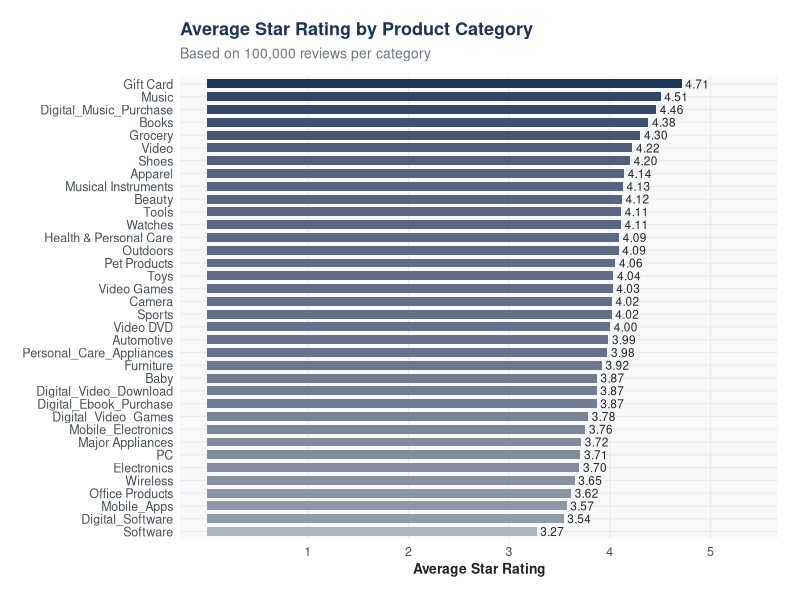
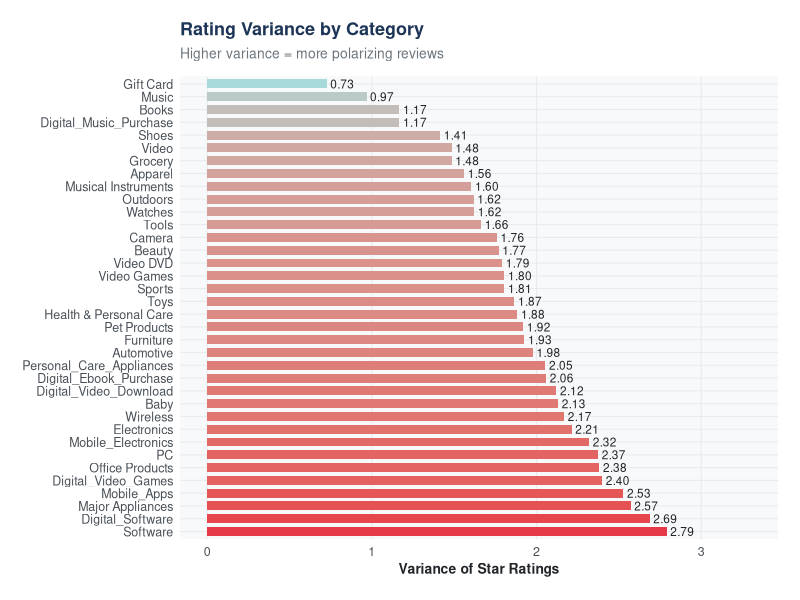
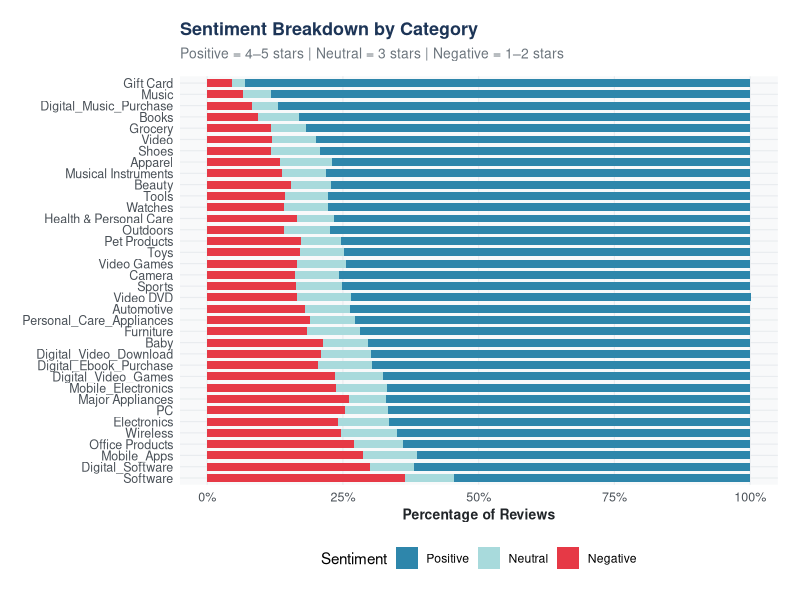
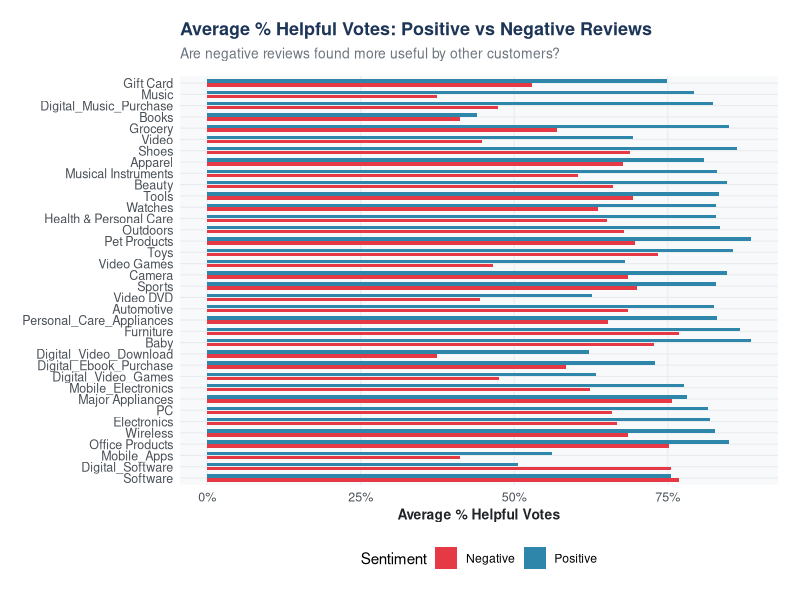
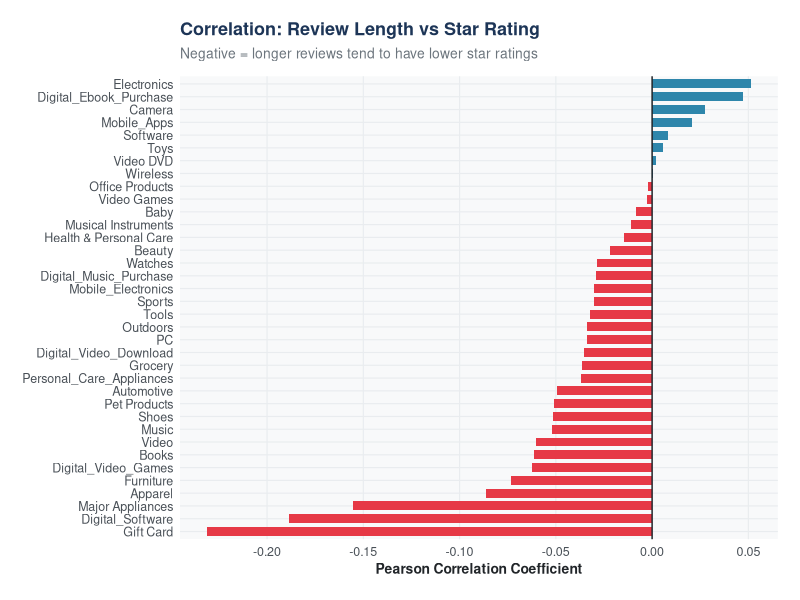
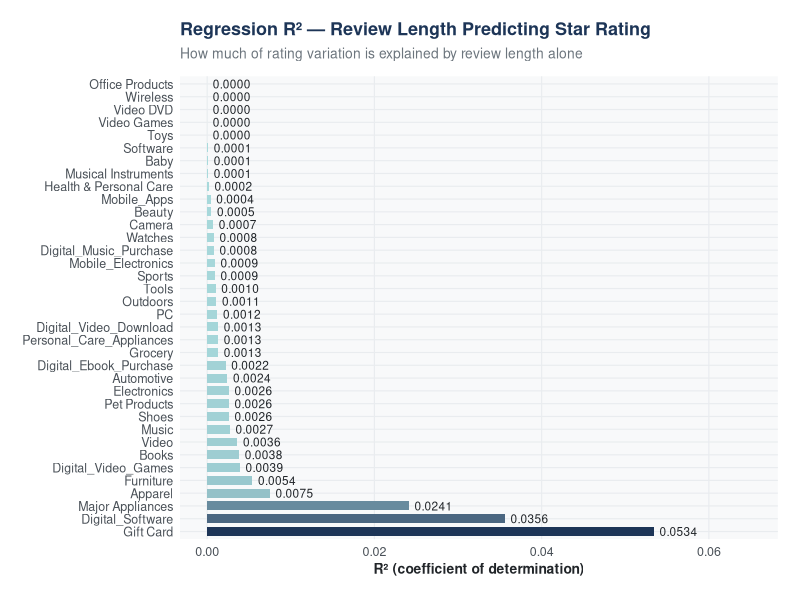

Write R code to recreate these figures, in order.
## ---- chunk 1
knitr::opts_chunk$set(echo = FALSE, warning = FALSE, message = FALSE, fig.width = 10, fig.height = 7)
library(ggplot2)
library(dplyr)
library(tidyr)
## ---- chunk 2
summary_df  <- read.csv("category_summary_stats.csv", stringsAsFactors = FALSE) %>%
  distinct(category, .keep_all = TRUE)

sentiment_df <- read.csv("category_sentiment_analysis.csv", stringsAsFactors = FALSE) %>%
  distinct(category, sentiment, .keep_all = TRUE)

avg_order <- summary_df %>% arrange(avg_rating) %>% pull(category)
top_cat   <- summary_df %>% arrange(desc(avg_rating)) %>% slice(1)
bot_cat   <- summary_df %>% arrange(avg_rating) %>% slice(1)
most_polar <- summary_df %>% arrange(desc(variance)) %>% slice(1)
best_corr  <- summary_df %>% arrange(corr_length_rating) %>% slice(1)
## ---- chunk 3
theme_amazon <- function() {
  theme_minimal(base_family = "sans") +
    theme(
      plot.background  = element_rect(fill = "white", color = NA),
      panel.background = element_rect(fill = "#F8F9FA", color = NA),
      panel.grid.major = element_line(color = "#E9ECEF", linewidth = 0.4),
      panel.grid.minor = element_blank(),
      axis.text        = element_text(size = 9, color = "#495057"),
      axis.title       = element_text(size = 10, color = "#212529", face = "bold"),
      plot.title       = element_text(size = 13, face = "bold", color = "#1D3557", margin = margin(b = 6)),
      plot.subtitle    = element_text(size = 10, color = "#6C757D", margin = margin(b = 10)),
      legend.position  = "bottom",
      plot.margin      = margin(16, 16, 16, 16)
    )
}
## ---- chunk 4
summary_df %>%
  arrange(avg_rating) %>%
  mutate(category = factor(category, levels = category)) %>%
  ggplot(aes(x = avg_rating, y = category, fill = avg_rating)) +
  geom_col(width = 0.7) +
  geom_text(aes(label = sprintf("%.2f", avg_rating)), hjust = -0.15, size = 3, color = "#212529") +
  scale_fill_gradient(low = "#ADB5BD", high = "#1D3557", guide = "none") +
  scale_x_continuous(limits = c(0, 5.4), breaks = 1:5) +
  labs(title = "Average Star Rating by Product Category",
       subtitle = "Based on 100,000 reviews per category",
       x = "Average Star Rating", y = NULL) +
  theme_amazon()
## ---- chunk 5
summary_df %>%
  arrange(desc(variance)) %>%
  mutate(category = factor(category, levels = category)) %>%
  ggplot(aes(x = variance, y = category, fill = variance)) +
  geom_col(width = 0.7) +
  geom_text(aes(label = sprintf("%.2f", variance)), hjust = -0.15, size = 3, color = "#212529") +
  scale_fill_gradient(low = "#A8DADC", high = "#E63946", guide = "none") +
  scale_x_continuous(limits = c(0, 3.3)) +
  labs(title = "Rating Variance by Category",
       subtitle = "Higher variance = more polarizing reviews",
       x = "Variance of Star Ratings", y = NULL) +
  theme_amazon()
## ---- chunk 6
sentiment_df %>%
  mutate(
    sentiment = factor(sentiment, levels = c("Positive", "Neutral", "Negative")),
    category  = factor(category, levels = avg_order)
  ) %>%
  ggplot(aes(x = pct_of_reviews, y = category, fill = sentiment)) +
  geom_col(width = 0.7) +
  scale_fill_manual(values = c(Positive = "#2E86AB", Neutral = "#A8DADC", Negative = "#E63946"),
                    name = "Sentiment") +
  scale_x_continuous(labels = function(x) paste0(x, "%")) +
  labs(title = "Sentiment Breakdown by Category",
       subtitle = "Positive = 4–5 stars | Neutral = 3 stars | Negative = 1–2 stars",
       x = "Percentage of Reviews", y = NULL) +
  theme_amazon()
## ---- chunk 7
sentiment_df %>%
  filter(sentiment %in% c("Positive", "Negative")) %>%
  na.omit() %>%
  mutate(category = factor(category, levels = avg_order)) %>%
  ggplot(aes(x = avg_pct_helpful, y = category, fill = sentiment)) +
  geom_col(position = position_dodge(width = 0.7), width = 0.6) +
  scale_fill_manual(values = c(Positive = "#2E86AB", Negative = "#E63946"), name = "Sentiment") +
  scale_x_continuous(labels = function(x) paste0(x, "%")) +
  labs(title = "Average % Helpful Votes: Positive vs Negative Reviews",
       subtitle = "Are negative reviews found more useful by other customers?",
       x = "Average % Helpful Votes", y = NULL) +
  theme_amazon()
## ---- chunk 8
summary_df %>%
  arrange(corr_length_rating) %>%
  mutate(
    category  = factor(category, levels = category),
    direction = ifelse(corr_length_rating < 0, "Negative", "Positive")
  ) %>%
  ggplot(aes(x = corr_length_rating, y = category, fill = direction)) +
  geom_col(width = 0.7) +
  geom_vline(xintercept = 0, color = "#212529", linewidth = 0.5) +
  scale_fill_manual(values = c(Negative = "#E63946", Positive = "#2E86AB"), guide = "none") +
  labs(title = "Correlation: Review Length vs Star Rating",
       subtitle = "Negative = longer reviews tend to have lower star ratings",
       x = "Pearson Correlation Coefficient", y = NULL) +
  theme_amazon()
## ---- chunk 9
summary_df %>%
  arrange(desc(regression_r2)) %>%
  mutate(category = factor(category, levels = category)) %>%
  ggplot(aes(x = regression_r2, y = category, fill = regression_r2)) +
  geom_col(width = 0.7) +
  geom_text(aes(label = sprintf("%.4f", regression_r2)), hjust = -0.15, size = 3, color = "#212529") +
  scale_fill_gradient(low = "#A8DADC", high = "#1D3557", guide = "none") +
  scale_x_continuous(limits = c(0, 0.065)) +
  labs(title = "Regression R² — Review Length Predicting Star Rating",
       subtitle = "How much of rating variation is explained by review length alone",
       x = "R² (coefficient of determination)", y = NULL) +
  theme_amazon()
## ---- chunk 10
stats_table <- data.frame(
  Test = c("T-Test", "Chi-Square Test", "Correlation Range", "Regression R²"),
  Result = c("t = 243.03", "χ² = 127,128", "−0.23 to +0.05", "< 0.06"),
  Details = c(
    "Gift Card vs Software — p-value ≈ 0",
    "Positive vs Negative across all categories — df = 35, p ≈ 0",
    "Review length vs star rating across all 37 categories",
    "Review length explains less than 6% of rating variance"
  )
)
knitr::kable(stats_table, col.names = c("Test", "Result", "Details"))
